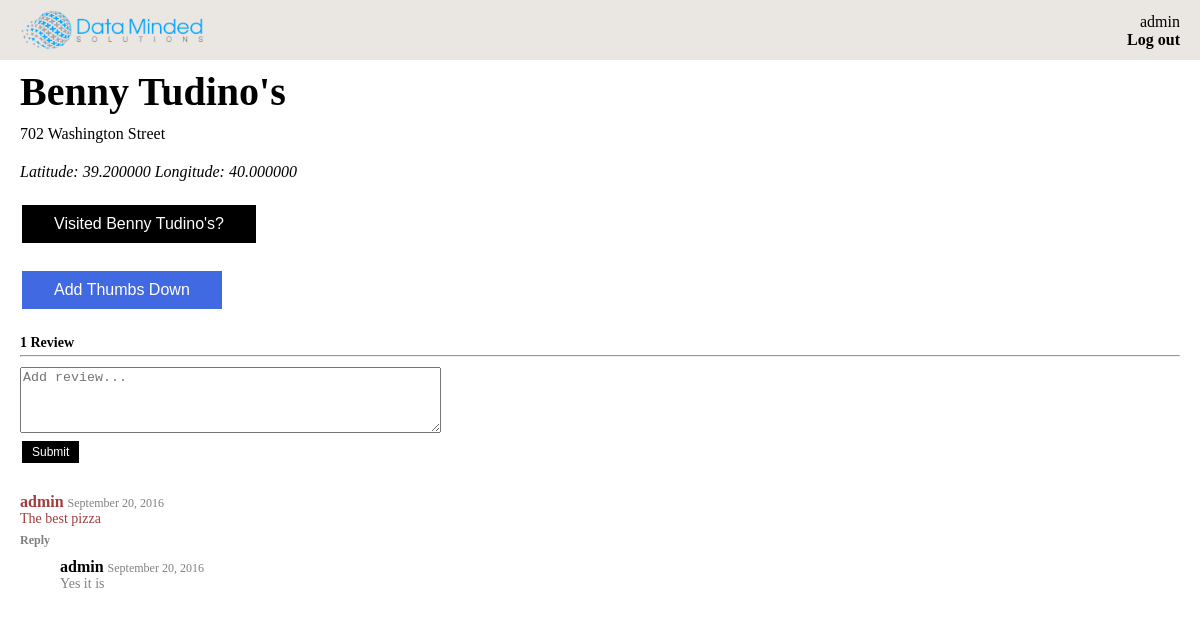
Before: /lunch/restaurant/1/ (signed in) with the older database file.
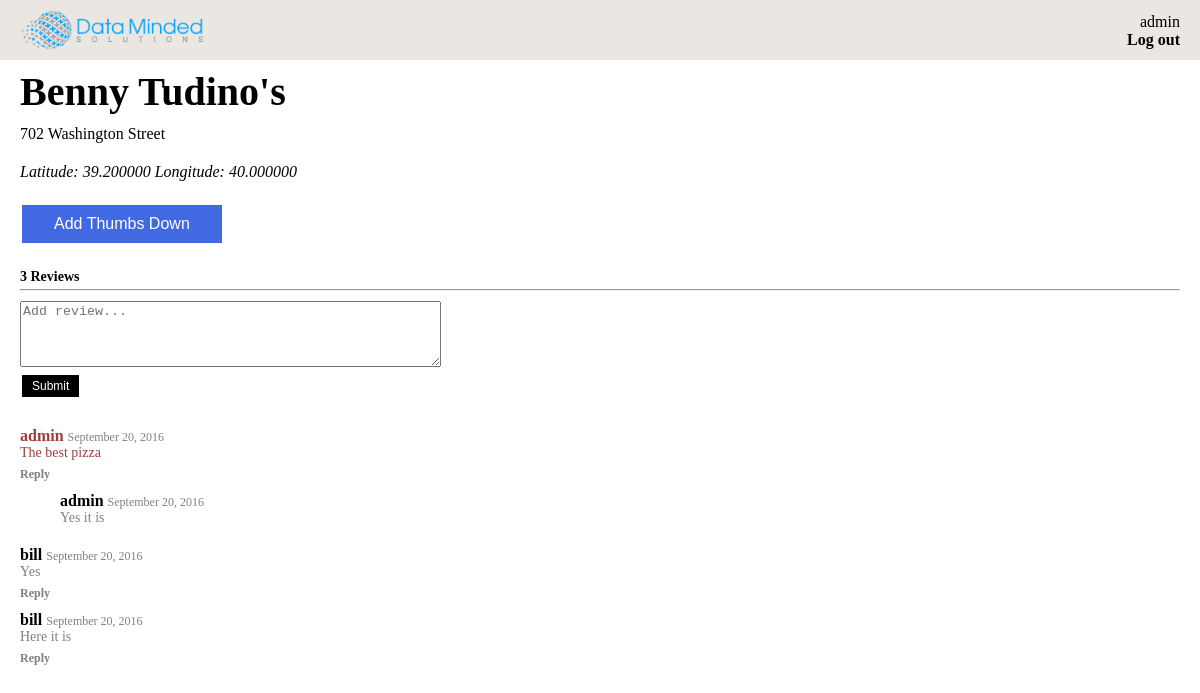
After: the same page with the newer database file.
### lunch/models.py (models this page shows, shortened)
class Restaurant(models.Model):
	name = models.CharField(max_length=200)
	address = models.CharField(max_length=200)
	latitude = models.DecimalField(max_digits=9, decimal_places=6, blank=True, null=True)
	longitude = models.DecimalField(max_digits=9, decimal_places=6, blank=True, null=True)
	visited = models.BooleanField(default=0)
	thumbs_down_by_users = models.ManyToManyField(User)

class Review(models.Model):
	text = models.TextField()
	date = models.DateTimeField('date posted')
	restaurant = models.ForeignKey(Restaurant, on_delete=models.CASCADE)
	author = models.ForeignKey(User, on_delete=models.CASCADE, null=True)
	comments = models.ManyToManyField('ReviewComment')

class ReviewComment(models.Model):
	text = models.TextField()
	date = models.DateTimeField('date posted')
	parent_review = models.ForeignKey(Review, on_delete=models.CASCADE)
	author = models.ForeignKey(User, on_delete=models.CASCADE, null=True)

### lunch/views.py (the view)
# urls.py: url(r'^restaurant/(?P<restaurant_id>[0-9]+)/$', views.restaurant, name='restaurant'),
@login_required
def restaurant(request, restaurant_id):
	restaurant = get_object_or_404(Restaurant, pk=restaurant_id)
	reviews = Review.objects.filter(restaurant__pk=restaurant_id)
	thumbs_down = restaurant.thumbs_down_by_users.all().filter(pk=request.user.pk).exists()
	return render(request, 'lunch/restaurant.html',
		{'restaurant': restaurant,
		'reviews': reviews,
		'thumbs_down': thumbs_down})

### lunch/templates/lunch/restaurant.html (shortened to what this page needs)
{% extends './lunch_base.html' %}
{% load static %}
{% block content %}
<div class="pbl">
	<div class="name_and_thumb">
		<span class="restaurant_name">{{ restaurant.name }}</span>
	</div>
	<div class="ptm pbm">{{ restaurant.address }}</div>
	{% if restaurant.latitude and restaurant.longitude %}
	<div class="lat_long ptm pbl">Latitude: {{restaurant.latitude}} Longitude: {{restaurant.longitude}}</div>
	{% endif %}
	{% if restaurant.visited == False %}
	<div class="pbl">
		<button class="button" onclick="location.href='{% url 'mark_restaurant_visited' restaurant.pk %}'">Visited {{ restaurant.name }}?</button>
	</div>
	{% endif %}
	<button class="button blue_button" onclick="location.href='{% url 'update_thumbs_down' restaurant.pk %}'">{% if thumbs_down %}Remove{% else %}Add{% endif %} Thumbs Down</button>
</div>
<span class="review_count">{{ reviews|length }} {% if reviews|length == 1 %}Review{% else %}Reviews{% endif %}</span>
<hr class="review_horizontal_rule">
<form action="{% url 'add_review' restaurant.id %}" method="post">
	<textarea name="new_review" rows="4" cols="50" placeholder="Add review..."></textarea>
	<br>
	<input type="submit" value="Submit" class="small_button">
</form>
<ul class="review_list">
{% for review in reviews %}
	<li class="pbm">
		<span class="review_author {% if review.author == request.user %}user_review{% endif %}">{{ review.author.username }}</span><span class="review_date">{{ review.date|date:"F j, Y" }}</span>
		<div class="review_text {% if review.author == request.user %}user_review{% endif %}">{{ review.text }}</div>
		<a href="#" class="reply_link">
			<div id="{{ review.id }}">Reply</div>
		</a>
	{% if review.comments.all|length %}
		<ul class="comment_list">
		{% for comment in review.comments.all %}
			<li class="pbm">
				<span class="comment_author">{{ comment.author.username }}</span><span class="comment_date">{{ comment.date|date:"F j, Y" }}</span>
				<div class="comment_text">{{ comment.text }}</div>
			</li>
		{% endfor %}
		</ul>
	{% endif %}
	</li>
{% endfor %}
</ul>
{% endblock %}

### lunch/templates/lunch/lunch_base.html (shortened to what this page needs)
{% load static %}
<!DOCTYPE html>
<html lang="en">
<head>
    <link rel="stylesheet" type="text/css" href="{% static 'lunch/css/style.css' %}" />
    <link rel="stylesheet" type="text/css" href="{% static 'lunch/css/oocss-space.css' %}" />
</head>
<body>
    <div class="header">
        <a href="{% url 'dashboard' %}"><img class="header_logo" src="{% static 'lunch/images/DMS_Logo.png' %}"></a>
        <div class="user_name">{{ user.username }}</div>
        <a class="log_out_link" href="{% url 'logout' %}">Log out</a>
    </div>
    <div class="content">
        {% block content %}{% endblock %}
    </div>
</body>
</html>

### lunch/static/lunch/css/style.css (style rules this page uses)
body { margin: 0 0 0 0; }
a { text-decoration: none; }
.header { color: black; background-color: #eae6e2; width: 100%; height: 60px; position: relative; }
.content { margin: 8px 20px 8px 20px; }
.header_logo { height: 40px; width: auto; max-width: 100%; position: absolute; top: 50%; transform: translateY(-50%); left: 20px; }
.user_name { color: black; position: absolute; right: 20px; bottom: 48%; }
.log_out_link { color: black; font-weight: bold; position: absolute; right: 20px; top: 52%; }
.review_list { padding-top: 10px; padding-left: 0px; list-style-type: none; }
.review_author { color: black; font-weight: bold; font-size: 16px; padding-bottom: 2px; }
.review_date { color: gray; font-size: 12px; padding-left: 4px; }
.review_text { color: gray; font-size: 14px; padding-bottom: 6px; }
.reply_link { color: gray; font-size: 12px; font-weight: bold; }
.comment_list { list-style-type: none; padding-top: 10px; }
.comment_author { color: black; font-weight: bold; font-size: 16px; padding-bottom: 2px; }
.comment_date { color: gray; font-size: 12px; padding-left: 4px; }
.comment_text { color: gray; font-size: 14px; }
.name_and_thumb { vertical-align: middle; }
.restaurant_name { font-size: 40px; font-weight: bold; }
.review_horizontal_rule { margin-top: 4px; margin-bottom: 10px; }
.review_count { color: black; font-size: 14px; font-weight: bold; }
.button { background-color: black; border: none; color: white; padding: 10px 32px; text-align: center; text-decoration: none; display: inline-block; font-size: 16px; margin: 4px 2px; cursor: pointer; }
.blue_button { background-color: #4169E1; }
.small_button { background-color: black; border: none; color: white; padding: 4px 10px; text-align: center; text-decoration: none; display: inline-block; font-size: 12px; margin: 4px 2px; cursor: pointer; }
.user_review { color: #A13D3D; }
.lat_long { font-style: italic; }

### lunch/static/lunch/css/oocss-space.css (style rules this page uses)
.ptm,.pvm,.pam { padding-top:10px !important }
.pbm,.pvm,.pam { padding-bottom:10px !important }
.pbl,.pvl,.pal { padding-bottom:20px !important }

Changed rows visible on the page:
changed Restaurant "Benny Tudino's": visited False → True (drawn); name "Benny Tudino's" → (not shown)
added Review: author.username "bill", date "September 20, 2016", text "Yes"
added Review: author.username "bill", date "September 20, 2016", text "Here it is"
Other visible differences:
{{ reviews|length }}: "1" → "3"
text no longer shown: "Visited ? Review"
text now shown: "Reviews"
